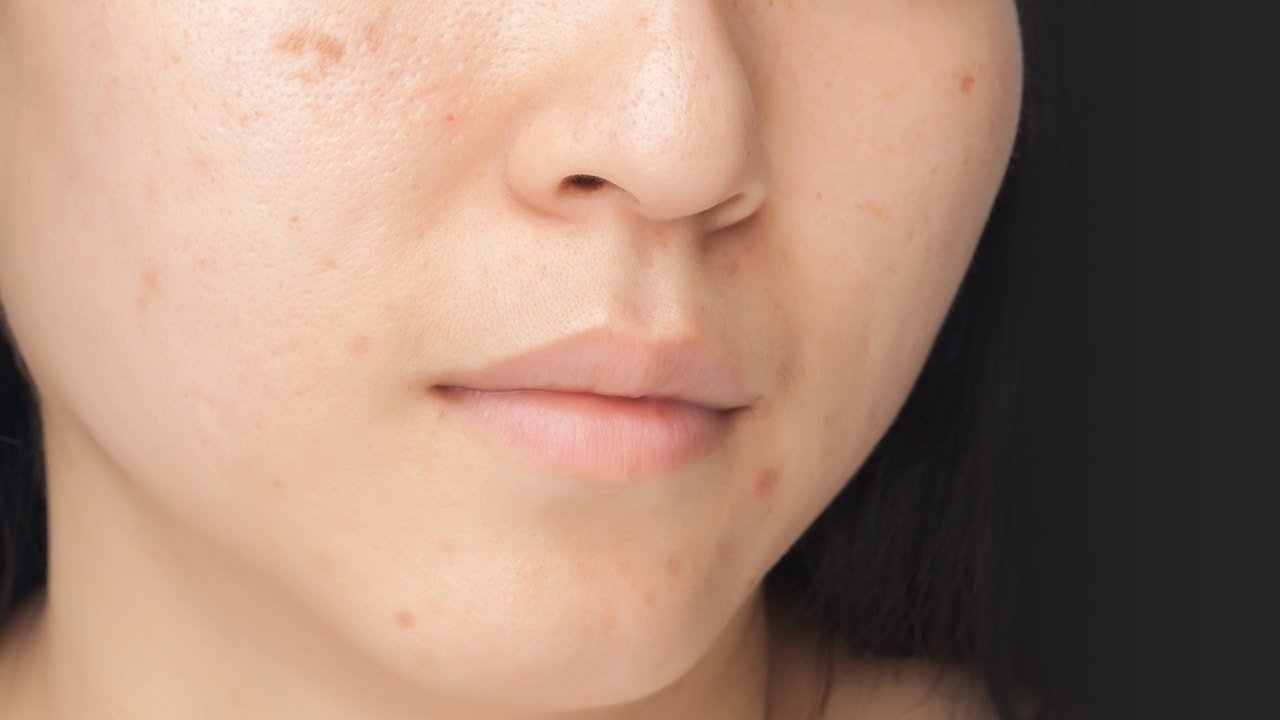
#> input picture backend/temp_97e3e72c-8460-4110-80bb-caf372c7c05e.jpg, 1280 x 720 px; its folder holds only this picture in this run
$ python -i image_validator.py   (imports and definitions only)   (older library calls are emulated)
#> lines starting #> are read from the running program, lines starting #| are printed output that depends on the picture
import os
import cv2
import numpy as np
from PIL import Image

# Singleton Haar Cascade Classifiers pre-loaded ONCE
_face_cascade = None
_profile_cascade = None

def get_face_cascades():
    global _face_cascade, _profile_cascade
    if _face_cascade is None or _profile_cascade is None:
        try:
            cascade_path = getattr(cv2, "data", None)
            if cascade_path and hasattr(cascade_path, "haarcascades"):
                c_path = cv2.data.haarcascades + 'haarcascade_frontalface_default.xml'
                p_path = cv2.data.haarcascades + 'haarcascade_profileface.xml'
                _face_cascade = cv2.CascadeClassifier(c_path)
                _profile_cascade = cv2.CascadeClassifier(p_path)
        except Exception:
            _face_cascade = None
            _profile_cascade = None
    return _face_cascade, _profile_cascade

def validate_skin_image(image_path: str) -> dict:
    """
    Production-grade multi-signal image validation layer for AI Skin Care pipeline.
    Validates brightness, sharpness, face presence, skin color distribution,
    scene dominance (green foliage, blue sky/water), and object edge density.

    Returns:
        dict: {
            "valid_image": bool,
            "message": str or None,
            "reason": str,
            "details": dict
        }
    """
    if not os.path.exists(image_path):
        return {
            "valid_image": False,
            "message": "Image file not found.",
            "reason": "file_not_found",
            "details": {}
        }

    try:
        # Load image via OpenCV
        img_bgr = cv2.imread(image_path)
#> img_bgr is the input picture: shape (720, 1280, 3); mean B, G, R 116.1, 132, 163.1
        if img_bgr is None or img_bgr.size == 0:
            # Fallback PIL load
            pil_img = Image.open(image_path).convert("RGB")
            img_rgb = np.array(pil_img)
            img_bgr = cv2.cvtColor(img_rgb, cv2.COLOR_RGB2BGR)

        height, width = img_bgr.shape[:2]
#> height = 720; width = 1280
        total_pixels = height * width
#> total_pixels = 921600

        if total_pixels < 100 * 100:
            return {
                "valid_image": False,
                "message": "Image resolution is too low. Please upload a higher resolution photo.",
                "reason": "low_resolution",
                "details": {"height": height, "width": width}
            }

        # Color Space Conversions
        gray = cv2.cvtColor(img_bgr, cv2.COLOR_BGR2GRAY)
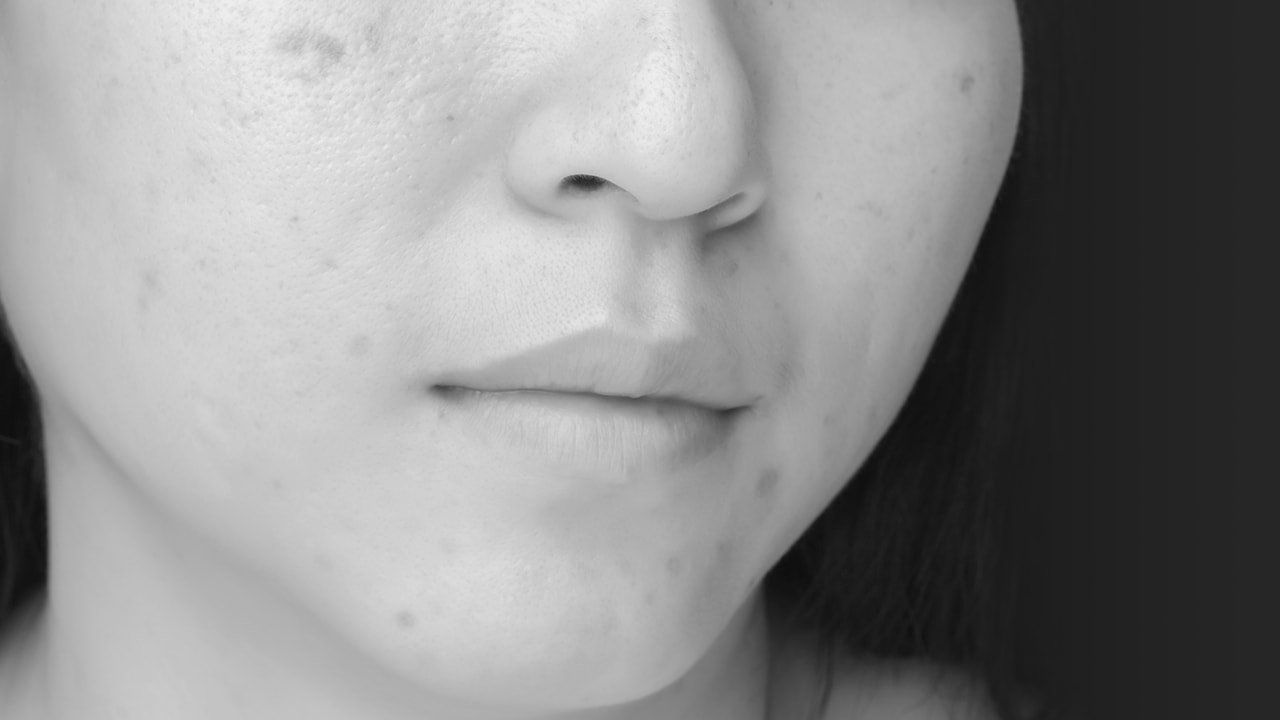
#> gray: shape (720, 1280); min 12, max 240, mean 139.5
        img_rgb = cv2.cvtColor(img_bgr, cv2.COLOR_BGR2RGB)
        img_ycbcr = cv2.cvtColor(img_bgr, cv2.COLOR_BGR2YCrCb)
#> img_ycbcr: shape (720, 1280, 3); mean of channels 0, 1, 2 139.5, 144.9, 114.7
        img_hsv = cv2.cvtColor(img_bgr, cv2.COLOR_BGR2HSV)
#> img_hsv: shape (720, 1280, 3); mean H, S, V 46.8, 64.9, 163.4

        # 1. Brightness / Luminance Check
        mean_brightness = float(np.mean(gray))
#> mean_brightness = 139.5
        if mean_brightness < 35.0:
            return {
                "valid_image": False,
                "message": "Lighting is too low for accurate skin diagnosis. Please take a photo in a well-lit area.",
                "reason": "too_dark",
                "details": {"brightness": round(mean_brightness, 2)}
            }
        if mean_brightness > 242.0:
            return {
                "valid_image": False,
                "message": "Lighting is overexposed. Please avoid harsh direct flash or bright background lighting.",
                "reason": "too_bright",
                "details": {"brightness": round(mean_brightness, 2)}
            }

        # 2. Blur / Sharpness Check (Laplacian Variance)
        laplacian_var = float(cv2.Laplacian(gray, cv2.CV_64F).var())
#> laplacian_var = 8.5
        if laplacian_var < 18.0:
            return {
                "valid_image": False,
                "message": "Image is too blurry. Please hold steady and take a sharp photo of the skin area.",
                "reason": "blurry",
                "details": {"laplacian_variance": round(laplacian_var, 2)}
            }

        # 3. Face Detection Check (Haar Cascade - Singleton loaded with safe fallback)
        has_face = False
        face_count = 0
        try:
            face_cascade, profile_cascade = get_face_cascades()
            if face_cascade is not None:
                faces = face_cascade.detectMultiScale(gray, scaleFactor=1.1, minNeighbors=4, minSize=(50, 50))
                if len(faces) > 0:
                    has_face = True
                    face_count = len(faces)
            if not has_face and profile_cascade is not None:
                p_faces = profile_cascade.detectMultiScale(gray, scaleFactor=1.1, minNeighbors=4, minSize=(50, 50))
                if len(p_faces) > 0:
                    has_face = True
                    face_count = len(p_faces)
        except Exception:
            has_face = False

        # 4. Multi-Space Skin Color Mask (YCbCr + HSV)
        # YCbCr space: OpenCV YCrCb order is Y=0, Cr=1, Cb=2
        # Cb in [77, 128], Cr in [133, 173], Y in [20, 245]
        y_chan = img_ycbcr[:, :, 0]
        cr_chan = img_ycbcr[:, :, 1]
        cb_chan = img_ycbcr[:, :, 2]

        ycbcr_skin = (y_chan >= 20) & (y_chan <= 245) & (cb_chan >= 77) & (cb_chan <= 128) & (cr_chan >= 133) & (cr_chan <= 173)

        # HSV space: H=0, S=1, V=2
        # H in [0, 25] or [160, 180], S in [25, 180], V in [45, 250]
        h_chan = img_hsv[:, :, 0]
        s_chan = img_hsv[:, :, 1]
        v_chan = img_hsv[:, :, 2]

        hsv_skin = ((h_chan <= 25) | (h_chan >= 160)) & (s_chan >= 25) & (s_chan <= 180) & (v_chan >= 45) & (v_chan <= 250)

        skin_mask = ycbcr_skin & hsv_skin
        skin_pixels = np.sum(skin_mask)
        skin_ratio = float(skin_pixels / total_pixels)

        # 5. Scene Dominance & Non-Skin Filtering
        # Green dominance (Foliage / Grass / Trees)
        r_chan = img_rgb[:, :, 0]
        g_chan = img_rgb[:, :, 1]
        b_chan = img_rgb[:, :, 2]

        green_mask = (g_chan > r_chan + 10) & (g_chan > b_chan + 10)
        green_ratio = float(np.sum(green_mask) / total_pixels)

        # Blue dominance (Sky / Water / Sea)
        blue_mask = (b_chan > r_chan + 15) & (b_chan > g_chan + 10)
        blue_ratio = float(np.sum(blue_mask) / total_pixels)

        # Edge & Texture Density (Objects / Food / Keyboards / Print)
        edges = cv2.Canny(gray, 50, 150)
        edge_ratio = float(np.sum(edges > 0) / total_pixels)

        # 6. Evaluation Rules
        if green_ratio > 0.22:
            return {
                "valid_image": False,
                "message": "This doesn't appear to be a clear skin/face image. Please upload a clear photo of the affected skin area.",
                "reason": "green_foliage_landscape",
                "details": {"green_ratio": round(green_ratio, 3)}
            }

        if blue_ratio > 0.22:
            return {
                "valid_image": False,
                "message": "This doesn't appear to be a clear skin/face image. Please upload a clear photo of the affected skin area.",
                "reason": "sky_water_landscape",
                "details": {"blue_ratio": round(blue_ratio, 3)}
            }

        if not has_face:
            if edge_ratio > 0.28:
                return {
                    "valid_image": False,
                    "message": "This doesn't appear to be a clear skin/face image. Please upload a clear photo of the affected skin area.",
                    "reason": "high_edge_density_object",
                    "details": {"edge_ratio": round(edge_ratio, 3)}
                }

            if skin_ratio < 0.12:
                return {
                    "valid_image": False,
                    "message": "This doesn't appear to be a clear skin/face image. Please upload a clear photo of the affected skin area.",
                    "reason": "insufficient_skin_pixels",
                    "details": {"skin_ratio": round(skin_ratio, 3)}
                }

        # All validation checks passed
        return {
            "valid_image": True,
            "message": None,
            "reason": "valid_skin_image",
            "details": {
                "brightness": round(mean_brightness, 2),
                "laplacian_variance": round(laplacian_var, 2),
                "has_face": has_face,
                "face_count": face_count,
                "skin_ratio": round(skin_ratio, 3),
                "green_ratio": round(green_ratio, 3),
                "blue_ratio": round(blue_ratio, 3),
                "edge_ratio": round(edge_ratio, 3)
            }
        }

    except Exception as exc:
        return {
            "valid_image": False,
            "message": "Unable to process image validation. Please try uploading a different photo.",
            "reason": f"processing_error: {str(exc)}",
            "details": {}
        }

>>> result = validate_skin_image('../temp_97e3e72c-8460-4110-80bb-caf372c7c05e.jpg')
#> result = 4 items
